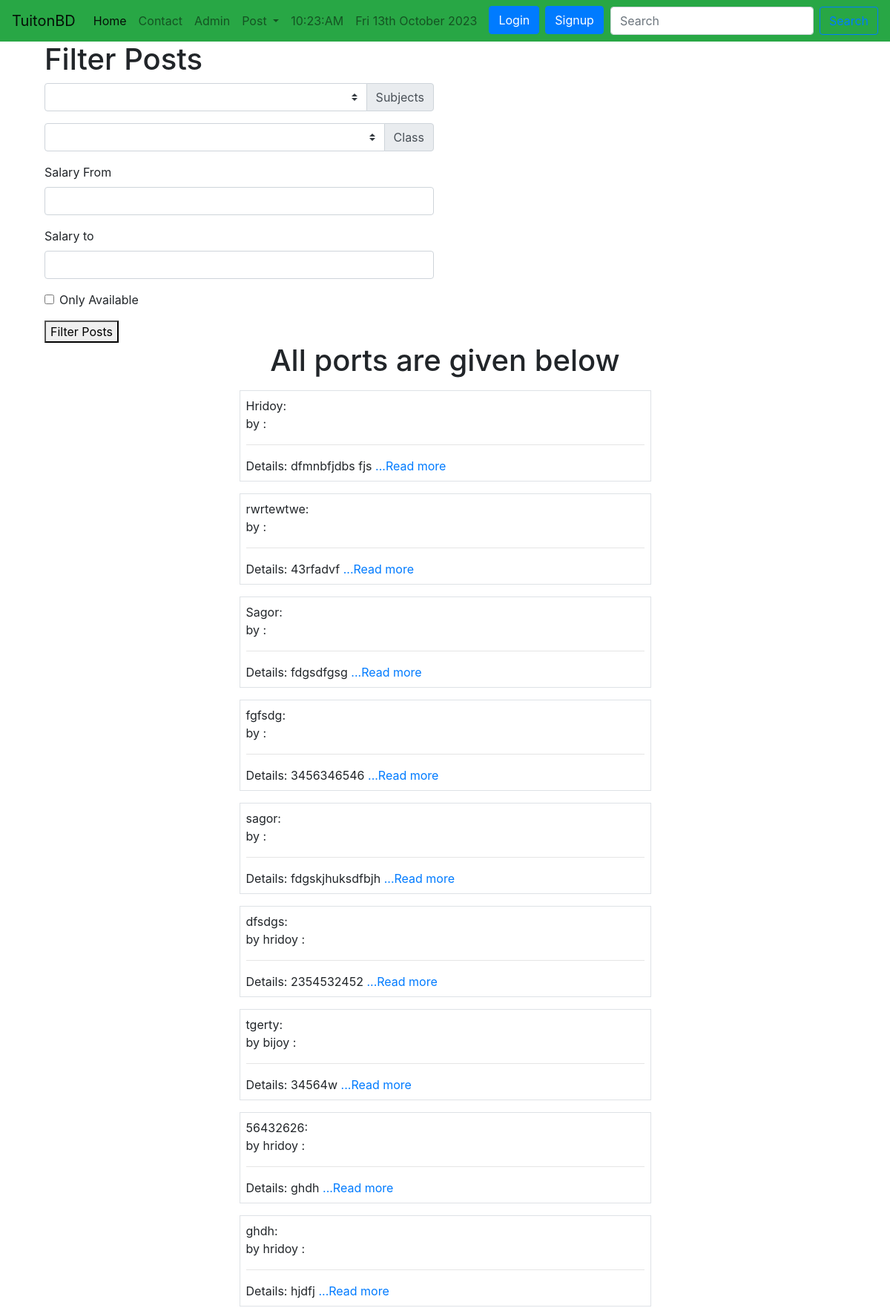
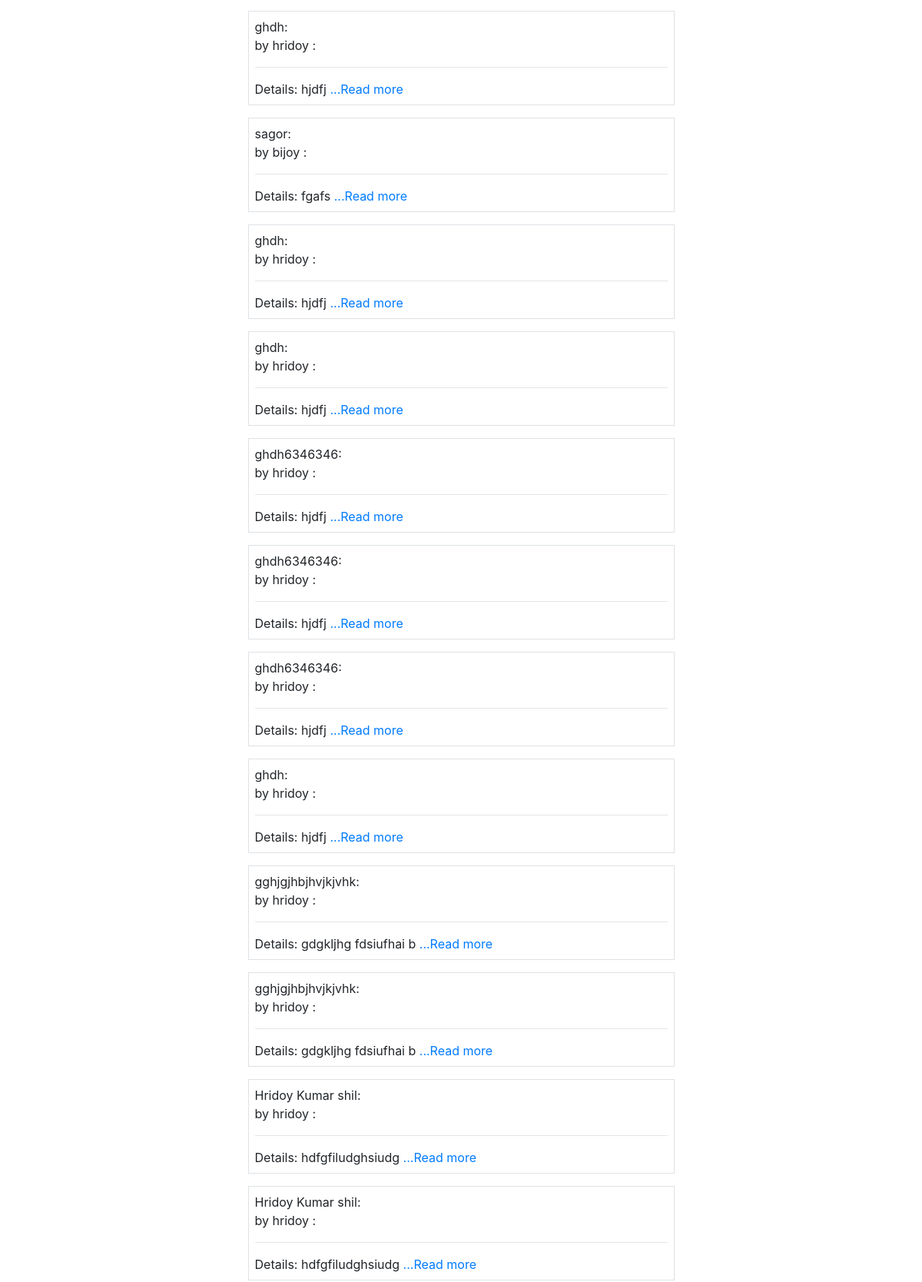
Page /tuition_App/postlist/ (upper part) on the committed database (2 pictures, top to bottom).
### tuition_App/models.py (models this page shows, shortened)
class Post(models.Model):
    CATEGORY = (
        ("Teacher", "Teacher"),
        ("Student", "Student"),
    )
    MEDIUM = (
        ("bangla", "bangla"),
        ("English", "English"),
        ("Urdu", "Urdu"),
        ("Hindi", "Hindi"),
        ("Arabic", "Arabic"),
    )
    user = models.ForeignKey(User, on_delete=models.CASCADE, blank=True, null=True)
    id = models.AutoField(primary_key=True)
    title = models.CharField(max_length=101)
    slug = models.CharField(max_length=100, default=title)
    email = models.EmailField()
    salary = models.FloatField()
    details = models.TextField()
    available = models.BooleanField()
    category = models.CharField(max_length=100, choices=CATEGORY)
    created_at = models.DateTimeField(default=now)
    image = models.ImageField(default="default.jpg", upload_to="tuition/images")
    medium = MultiSelectField(
        max_length=100, max_choices=5, choices=MEDIUM, default="bangla"
    )
    subject = models.ManyToManyField(Subject, related_name="subject_set")
    class_in = models.ManyToManyField(Class_in, related_name="class_set")
    district = models.CharField(max_length=100, null=True, blank=True)
    likes = models.ManyToManyField(User, related_name="post_likes")
    views = models.ManyToManyField(User, related_name="post_views")
    def details_short(self):
        details_words = self.details.split(" ")
        if len(details_words) > 10:
            return " ".join(details_words[:10]) + "...."
        else:
            return self.details
    objects = models.Manager()
    items = PostManager()

### tuition_App/views.py (the view)
# urls.py: path("postlist/", PostListView.as_view(), name="postlist"),
class PostListView(ListView):
    template_name = "tuition/postlist.html"
    queryset = Post.objects.all()
    context_object_name = "posts"
    def get_context_data(self, *args, **kwargs):
        context = super().get_context_data(*args, **kwargs)
        context["posts"] = context.get("object_list")
        context["subjects"] = Subject.objects.all()
        context["classes"] = Class_in.objects.all()
        return context

### tuition_App/models.py (called while the page is built)
    def __str__(self):
        return self.name

    def __str__(self):
        return self.name

### templates/tuition/postlist.html (shortened to what this page needs)
{% extends 'basic.html' %}
{% block body %}
<div class="container">
    <div class="col-md-6">
        <h1>Filter Posts</h1>
        <form action="/tuition_App/filter/" method="post">
            <div class="input-group mb-3">
                <select class="custom-select" id="inputGroupSelect02" name='subject'>
                    <option></option>
                    {% for i in subjects %}
                    <option value="{{i}}">{{i}}</option>
                    {% endfor %}
                </select>
                <div class="input-group-append">
                    <label class="input-group-text" for="inputGroupSelect02">Subjects</label>
                </div>
            </div>
            <div class="input-group mb-3">
                <select class="custom-select" id="inputGroupSelect02" name='class_in'>
                    <option></option>
                    {% for i in classes %}
                    <option value="{{i}}">{{i}}</option>
                    {% endfor %}
                </select>
                <div class="input-group-append">
                    <label class="input-group-text" for="inputGroupSelect02">Class</label>
                </div>
            </div>
            <div class="form-group">
                <label for="exampleFormControlInput1">Salary From</label>
                <input type="number" class="form-control" name="salary_from" id="exampleFormControlInput1">
            </div>
            <div class="form-group">
                <label for="exampleFormControlInput1">Salary to</label>
                <input type="number" class="form-control" name="salary_to" id="exampleFormControlInput1">
            </div>
            <div class="form-group form-check">
                <input type="checkbox" class="form-check-input" id="exampleCheck1" name="available">
                <label class="form-check-label" for="exampleCheck1">Only Available</label>
            </div>
            <button type="submit">Filter Posts</button>
        </form>
    </div>
    <H1 class="text-center">All ports are given below</H1>
    {% for p in posts %}
    <div class="col-md-6 offset-md-3 p-2 mt-3 border">
        {{ p.title }}: <br>
        by {{p.user.username}} : <br>
        <hr>
        Details: {{p.details_short}}
        <a href="/tuition_App/postdetail/{{p.id}}">...Read more</a>
    </div>
    {% endfor %}
</div>
{% endblock body %}

### rows in the picture
Post: title "Hridoy", details_short "dfmnbfjdbs fjs"
Post: title "rwrtewtwe", details_short "43rfadvf"
Post: title "Sagor", details_short "fdgsdfgsg"
Post: title "fgfsdg", details_short "3456346546"
Post: title "sagor", details_short "fdgskjhuksdfbjh"
Post: title "dfsdgs", user.username "hridoy", details_short "2354532452"
Post: title "tgerty", user.username "bijoy", details_short "34564w"
Post: title "56432626", user.username "hridoy", details_short "ghdh"
Post: title "ghdh", user.username "hridoy", details_short "hjdfj"
Post: title "ghdh", user.username "hridoy", details_short "hjdfj"
Post: title "sagor", user.username "bijoy", details_short "fgafs"
Post: title "ghdh", user.username "hridoy", details_short "hjdfj"
Post: title "ghdh", user.username "hridoy", details_short "hjdfj"
Post: title "ghdh6346346", user.username "hridoy", details_short "hjdfj"
Post: title "ghdh6346346", user.username "hridoy", details_short "hjdfj"
Post: title "ghdh6346346", user.username "hridoy", details_short "hjdfj"
Post: title "ghdh", user.username "hridoy", details_short "hjdfj"
Post: title "gghjgjhbjhvjkjvhk", user.username "hridoy", details_short "gdgkljhg fdsiufhai b"
Post: title "gghjgjhbjhvjkjvhk", user.username "hridoy", details_short "gdgkljhg fdsiufhai b"
Post: title "Hridoy Kumar shil", user.username "hridoy", details_short "hdfgfiludghsiudg"
Post: title "Hridoy Kumar shil", user.username "hridoy", details_short "hdfgfiludghsiudg"
